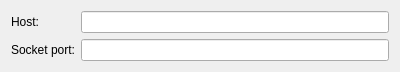
<?xml version="1.0" encoding="UTF-8"?>
<ui version="4.0">
 <class>TCPClientDataSourceConfigWidget</class>
 <widget class="QWidget" name="TCPClientDataSourceConfigWidget">
  <property name="geometry">
   <rect>
    <x>0</x>
    <y>0</y>
    <width>400</width>
    <height>68</height>
   </rect>
  </property>
  <property name="windowTitle">
   <string>TCP Client Data Source Configuration</string>
  </property>
  <layout class="QFormLayout" name="formLayout">
   <item row="0" column="0">
    <widget class="QLabel" name="label_host">
     <property name="text">
      <string>Host:</string>
     </property>
    </widget>
   </item>
   <item row="0" column="1">
    <widget class="QLineEdit" name="hostTextField"/>
   </item>
   <item row="1" column="0">
    <widget class="QLabel" name="label">
     <property name="text">
      <string>Socket port:</string>
     </property>
    </widget>
   </item>
   <item row="1" column="1">
    <widget class="QLineEdit" name="socketPortTextField"/>
   </item>
  </layout>
 </widget>
 <resources/>
 <connections/>
</ui>
